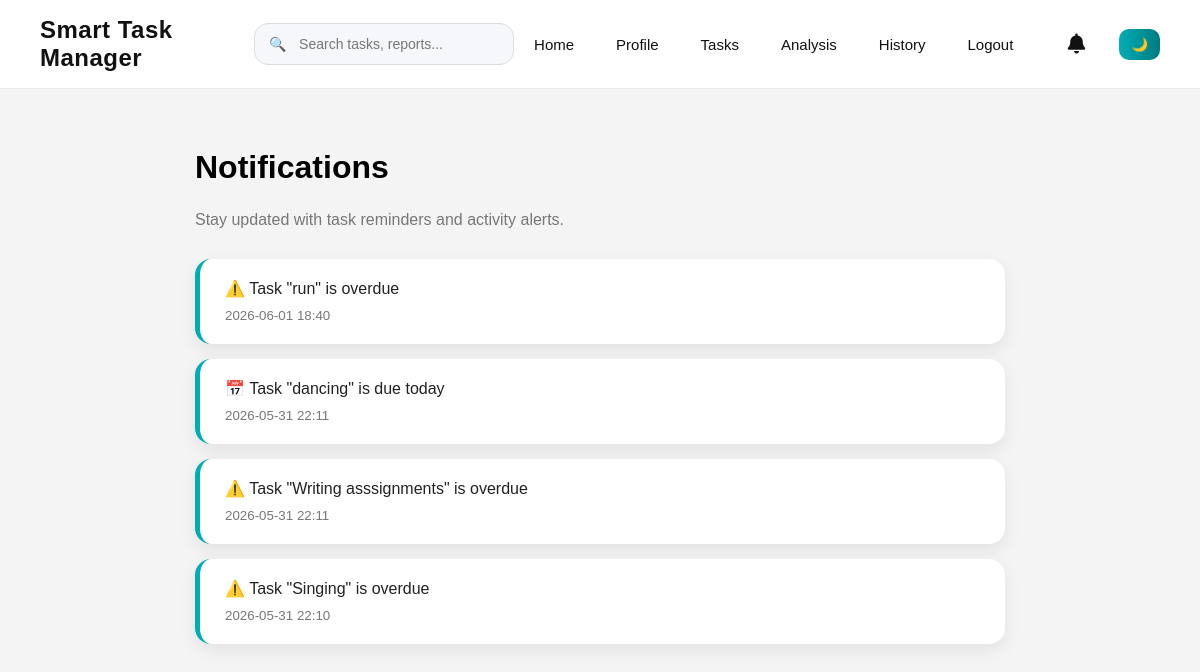
The app's page /notifications (signed in), older data.
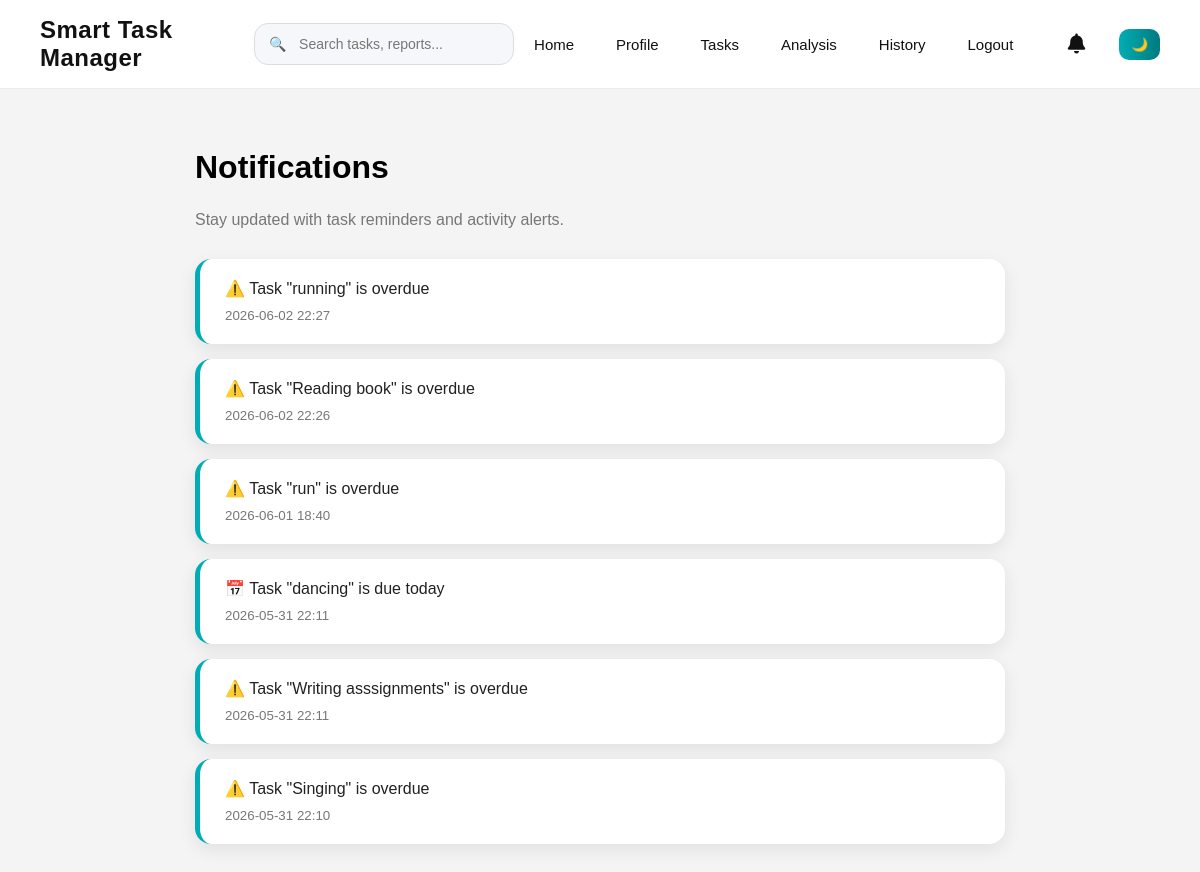
The same page, newer data.
### tables this page shows
CREATE TABLE notifications (
    id INTEGER PRIMARY KEY AUTOINCREMENT,
    username TEXT,
    task_id INTEGER,
    message TEXT,
    is_read INTEGER DEFAULT 0,
    created_at TEXT,
    type TEXT
);

### app.py (the view)
@app.route('/notifications')
def notifications():
    if 'user' not in session:
        return redirect('/login')
    conn = sqlite3.connect("data.db")
    c = conn.cursor()
    c.execute("""
        SELECT *
        FROM notifications
        WHERE username=?
        ORDER BY id DESC
    """, (session['user'],))
    notifications = c.fetchall()
    c.execute("""
        UPDATE notifications
        SET is_read=1
        WHERE username=?
    """, (session['user'],))
    conn.commit()
    conn.close()
    return render_template(
        "notifications.html",
        notifications=notifications
    )

### app.py (called while the page is built)
@app.context_processor
def notification_count():
    if 'user' not in session:
        return dict(unread_count=0)
    conn = sqlite3.connect("data.db")
    c = conn.cursor()
    c.execute("""
        SELECT COUNT(*)
        FROM notifications
        WHERE username=?
        AND is_read=0
    """, (session['user'],))
    count = c.fetchone()[0]
    conn.close()
    return dict(unread_count=count)

### templates/notifications.html (shortened to what this page needs)
{% extends "base.html" %}
{% block content %}
<div class="notification-page">
    <div class="notification-header">
        <h1>Notifications</h1>
        <p>Stay updated with task reminders and activity alerts.</p>
    </div>
    {% if notifications %}
    {% for n in notifications %}
    <div class="notification-card">
        <p>{{ n[3] }}</p>
        <small>{{ n[5] }}</small>
    </div>
    {% endfor %}
    {% else %}
    <p>No Notifications Yet</p>
    {% endif %}
</div>
{% endblock %}

Row changes from the older to the newer data that the page shows:
added notifications: message "⚠️ Task \"running\" is overdue", created_at "2026-06-02 22:27"
added notifications: message "⚠️ Task \"Reading book\" is overdue", created_at "2026-06-02 22:26"
